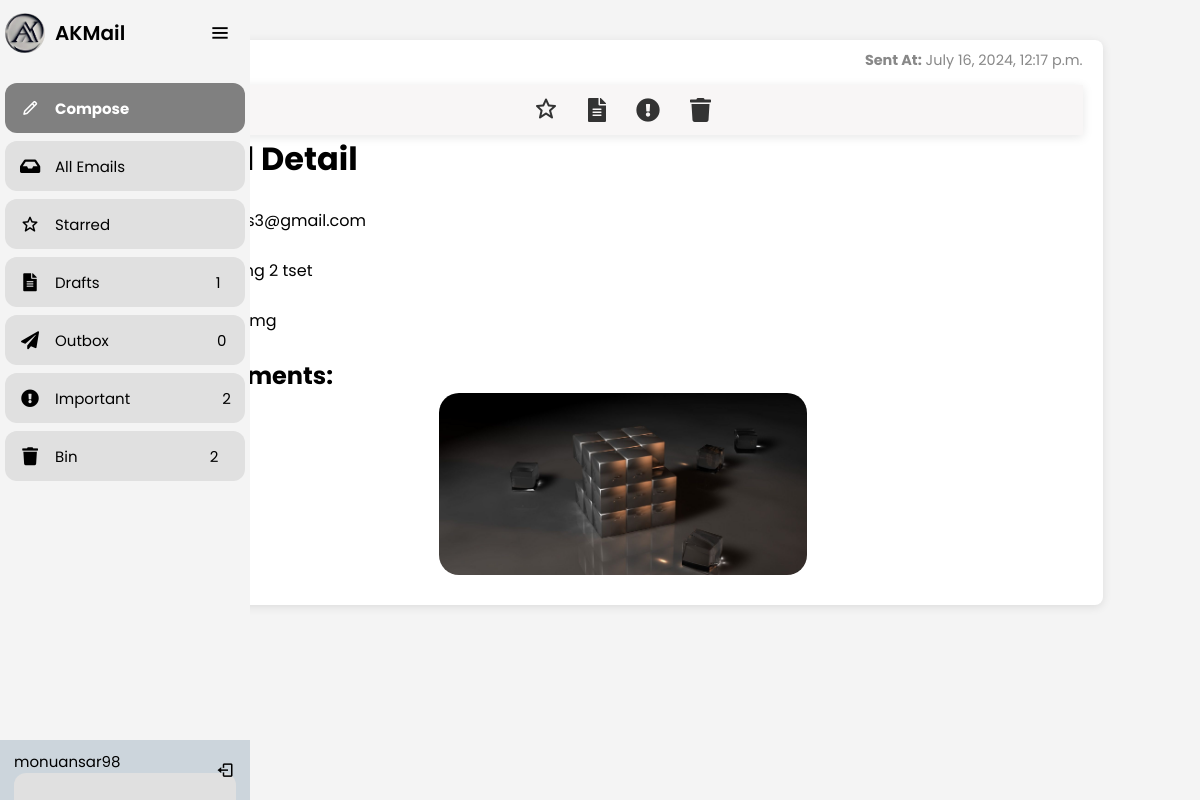
/email/41/ (signed in), run on the app's committed database.
### akmail/models.py (models this page shows, shortened)
class Email(models.Model):
    FOLDER_CHOICES = [
        ('inbox', 'Inbox'),
        ('starred', 'Starred'),
        ('drafts', 'Drafts'),
        ('outbox', 'Outbox'),
        ('important', 'Important'),
        ('bin', 'Bin'),
    ]
    user = models.ForeignKey(User, on_delete=models.CASCADE, related_name='emails')
    from_email = models.EmailField()
    receiver_email = models.EmailField()
    subject = models.CharField(max_length=255)
    message = models.TextField()
    sent_at = models.DateTimeField(auto_now_add=True)
    folder = models.CharField(max_length=10, choices=FOLDER_CHOICES, default='inbox')
    is_starred = models.BooleanField(default=False)

class Attachment(models.Model):
    email = models.ForeignKey(Email, on_delete=models.CASCADE, related_name='attachments')
    file = models.FileField(upload_to='attachments/')

### akmail/views.py (the view)
# urls.py: path('email/<int:email_id>/', views.email_detail, name='email_detail'),
@login_required(login_url='login')
def email_detail(request, email_id):
    email = get_object_or_404(Email, id=email_id)
    attachments = email.attachments.all()
    return render(request, 'email_detail.html', {'email': email, 'attachments': attachments})

### akmail/templatetags/custom_filters.py (called while the page is built)
@register.filter
def endswith(value, arg):
    return str(value).lower().endswith(arg.lower())

### akmail/templates/email_detail.html (shortened to what this page needs)
{% block content %}
{% load static %}
{% load custom_filters %}
<!DOCTYPE html>
<html>
<head>
          <link href='https://unpkg.com/boxicons@2.0.7/css/boxicons.min.css' rel='stylesheet'>
          <link rel="stylesheet" href="https://cdnjs.cloudflare.com/ajax/libs/font-awesome/5.15.3/css/all.min.css"/>
</head>
<body style="padding-left: 45px;">
    <div class="sidebar open">
        {% include 'menu.html' %}
    </div>
    <div class="content">
        <div class="email-detail">
            <p class="sent-at"><strong>Sent At:</strong> {{ email.sent_at|date:"F j, Y, g:i a" }}</p><br>
            <div class="top-icons" style="height: 50px; align-items: center;">
                <form action="{% url 'toggle_star' email.id %}" method="post" class="icon-form" style="display:inline;">
                    <button type="submit" title="Starred" style="background:none;border:none;">
                        {% if email.is_starred %}
                            <i class='bx bxs-star' id="star-icon"></i>
                        {% else %}
                            <i class='bx bx-star' id="star-icon"></i>
                        {% endif %}
                    </button>
                </form>
                <form action="{% url 'move_email' email.id %}" method="post" class="icon-form" style="display:inline;">
                    <button type="submit" title="Drafts" style="background:none;border:none;">
                        <i class="fas fa-file-alt" id="drafts-icon"></i>
                    </button>
                </form>
                <form action="{% url 'move_email' email.id %}" method="post" class="icon-form" style="display:inline;">
                    <button type="submit" title="Important" style="background:none;border:none;">
                        <i class="fas fa-exclamation-circle" id="important-icon"></i>
                    </button>
                </form>
                <form action="{% url 'move_email' email.id %}" method="post" class="icon-form" style="display:inline;">
                    <button type="submit" title="Bin" style="background:none;border:none;">
                        <i class="fas fa-trash" id="bin-icon"></i>
                    </button>
                </form>
            </div>
            <h1>Email Detail</h1><br>
            <p><strong>To:</strong> {{ email.receiver_email }}</p><br>
            <p><strong>Subject:</strong> {{ email.subject }}</p><br>
            <p><strong>Message:</strong> {{ email.message }}</p><br>
            {% if attachments %}
                <div class="attachments">
                    <h2>Attachments:</h2>
                    <ul>
                        {% for attachment in attachments %}
                            {% if attachment.file.name|lower|endswith:".jpg" or attachment.file.name|lower|endswith:".jpeg" or attachment.file.name|lower|endswith:".png" or attachment.file.name|lower|endswith:".gif" %}
                                <li style=" text-decoration: none;"><img src="{{ attachment.file.url }}" alt="{{ attachment.file.name }}" style="max-width: 40%; height: auto; border-radius: 20px;"></li>
                            {% else %}
                                <li style=" text-decoration: none;"><a href="{{ attachment.file.url }}" download>{{ attachment.file.name }}</a></li>
                            {% endif %}
                        {% endfor %}
                    </ul>
                </div>
            {% endif %}
        </div>
    </div>
</body>
</html>
{% endblock content %}

### akmail/templates/menu.html (shortened to what this page needs)
{% load static %}
<!DOCTYPE html>
<html lang="en">
<head>
    <link rel="stylesheet" href="https://cdnjs.cloudflare.com/ajax/libs/font-awesome/5.15.3/css/all.min.css"/>
    <link href='https://unpkg.com/boxicons@2.0.9/css/boxicons.min.css' rel='stylesheet'>
</head>
<body>
  <div class="logo-details">
    <img src="{% static 'images/icon.jpg' %}" alt="Logo Icon" class="logo-icon">
    <div class="logo_name">AKMail</div>
    <i class='bx bx-menu' id="btn"></i>
</div>
  <ul class="nav-list">
    <li>
      <a href="{% url 'create' %}"  style="background-color: grey;">
        <b><i class='bx bx-pencil' style="color: white;"></i></b>
        <span class="links_name" style="color: white;"><b>Compose</b></span>
      </a>
    </li>
    <li>
      <a href="{% url 'index' %}">
          <i class="fas fa-inbox" id="inbox-icon"></i>
          <span class="links_name">All Emails&nbsp;&nbsp;&nbsp;&nbsp;&nbsp;&nbsp;&nbsp;&nbsp;&nbsp;&nbsp;&nbsp;&nbsp;&nbsp;&nbsp;&nbsp;&nbsp;&nbsp;&nbsp;&nbsp;&nbsp;&nbsp;&nbsp;&nbsp;&nbsp;</span>
      </a>
  </li>
  <li>
    <a href="{% url 'starred_emails' %}">
        <i class='bx bx-star' id="star-icon"></i>
        <span class="links_name">Starred&nbsp;&nbsp;&nbsp;&nbsp;&nbsp;&nbsp;&nbsp;&nbsp;&nbsp;&nbsp;&nbsp;&nbsp;&nbsp;&nbsp;&nbsp;&nbsp;&nbsp;&nbsp;&nbsp;&nbsp;&nbsp;&nbsp;&nbsp;&nbsp;&nbsp;&nbsp;&nbsp;</span>
    </a>
</li>
  <li>
      <a href="{% url 'drafts_emails' %}">
          <i class="fas fa-file-alt" id="drafts-icon"></i>
          <span class="links_name">Drafts &nbsp;&nbsp;&nbsp;&nbsp;&nbsp;&nbsp;&nbsp;&nbsp;&nbsp;&nbsp;&nbsp;&nbsp;&nbsp;&nbsp;&nbsp;&nbsp;&nbsp;&nbsp;&nbsp;&nbsp;&nbsp;&nbsp;&nbsp;&nbsp;&nbsp;&nbsp;&nbsp;&nbsp;</span>
          {% if drafts_count %}
          <span class="links_name" style="float: right; margin-right: 10px;"> {{ drafts_count }}</span>
          {% endif %}
      </a>
  </li>
  <li>
    <a href="{% url 'outbox_emails' %}">
        <i class="fas fa-paper-plane" id="outbox-icon"></i>
        <span class="links_name">Outbox &nbsp;&nbsp;&nbsp;&nbsp;&nbsp;&nbsp;&nbsp;&nbsp;&nbsp;&nbsp;&nbsp;&nbsp;&nbsp;&nbsp;&nbsp;&nbsp;&nbsp;&nbsp;&nbsp;&nbsp;&nbsp;&nbsp;&nbsp;&nbsp;&nbsp;&nbsp;{{ outbox_count }}</span>
    </a>
</li>
<li>
  <a href="{% url 'important_emails' %}">
      <i class="fas fa-exclamation-circle" id="important-icon"></i>
      <span class="links_name">Important &nbsp;&nbsp;&nbsp;&nbsp;&nbsp;&nbsp;&nbsp;&nbsp;&nbsp;&nbsp;&nbsp;&nbsp;&nbsp;&nbsp;&nbsp;&nbsp;&nbsp;&nbsp;&nbsp;&nbsp;&nbsp;&nbsp;{{ important_count }}</span>
  </a>
</li>
<li>
    <a href="{% url 'bin_emails' %}">
        <i class="fas fa-trash" id="bin-icon"></i>
        <span class="links_name">Bin &nbsp;&nbsp;&nbsp;&nbsp;&nbsp;&nbsp;&nbsp;&nbsp;&nbsp;&nbsp;&nbsp;&nbsp;&nbsp;&nbsp;&nbsp;&nbsp;&nbsp;&nbsp;&nbsp;&nbsp;&nbsp;&nbsp;&nbsp;&nbsp;&nbsp;&nbsp;&nbsp;&nbsp;&nbsp;&nbsp;&nbsp;&nbsp;{{ bin_count }}</span>
    </a>
</li>
  {% if user.is_authenticated %}
  <li class="profile">
      <div class="profile-details">
        <div class="name_job">
         <div class="name">{{ user.username }}</div>
       </div>
      </div>
      <abbr title="Logout"><a href="{% url 'logout' %}"><i class='bx bx-log-out' id="log_out" style="color: black;"></i></a></abbr>
  </li>
  {% endif %}
  </ul>
</body>
</html>

### akmail/templates/email_detail.html (style rules this page uses)
body { padding-left: 45px; font-family: Arial, sans-serif; background-color: #f4f4f4; }
.top-icons { display: flex; justify-content: center; padding: 20px 0; background-color: #f8f6f6; box-shadow: 0 2px 10px rgba(0, 0, 0, 0.1); }
.icon-form { display: inline-block; margin: 0 15px; }
.icon-form button { background: none; border: none; color: #333; font-size: 1.5em; cursor: pointer; transition: color 0.3s ease; }
.content { max-width: 1000px; margin: 20px auto; padding: 20px; padding: 20px; transition: margin-left 0.5s; }
.email-detail { animation: fadeIn 1s ease-in-out; background-color: #fff; padding: 20px; border-radius: 8px; box-shadow: 0 2px 10px rgba(0, 0, 0, 0.1); position: relative; }
.sent-at { position: absolute; top: 10px; right: 20px; font-size: 0.9em; color: #888; }
.attachments ul { list-style: none; padding-left: 0; }
.attachments li { margin-bottom: 10px; display: flex; justify-content: center; }

### akmail/templates/menu.html (style rules this page uses)
* { margin: 0; padding: 0; box-sizing: border-box; font-family: "Poppins", sans-serif; }
.sidebar { position: fixed; left: 0; top: 0; height: 100%; width: 60px; background: #f4f4f4; padding: 3px 5px; z-index: 99; transition: all 0.5s ease; }
.sidebar.open { width: 250px; }
.sidebar .logo-details { height: 60px; display: flex; align-items: center; position: relative; }
.sidebar .logo-details .logo-icon { border-radius: 50px; height: 40px; margin-right: 10px; opacity: 0; transition: all 0.5s ease; }
.sidebar .logo-details .logo_name { color: #000; font-size: 20px; font-weight: 600; opacity: 0; transition: all 0.5s ease; }
.sidebar.open .logo-details .logo-icon, .sidebar.open .logo-details .logo_name { opacity: 1; }
.sidebar .logo-details #btn { position: absolute; top: 50%; right: 0; transform: translateY(-50%); font-size: 22px; transition: all 0.4s ease; font-size: 23px; text-align: center; cursor: pointer; transition: all 0.5s ease; }
.sidebar.open .logo-details #btn { text-align: center; }
.sidebar i { color: #000; height: 60px; min-width: 50px; font-size: 28px; text-align: center; line-height: 60px; }
.sidebar .nav-list { margin-top: 20px; height: 100%; }
.sidebar li { position: relative; margin: 8px 0; list-style: none; }
.sidebar li a { display: flex; height: 100%; width: 100%; border-radius: 12px; align-items: center; text-decoration: none; transition: all 0.4s ease; background: #E0E0E0; }
.sidebar li a .links_name { color: #000; font-size: 15px; font-weight: 400; white-space: nowrap; opacity: 0; pointer-events: none; transition: 0.4s; }
.sidebar.open li a .links_name { opacity: 1; pointer-events: auto; }
.sidebar li i { height: 50px; line-height: 50px; font-size: 18px; border-radius: 12px; }
.sidebar li.profile { position: fixed; height: 60px; width: 60px; left: 0; bottom: -8px; padding: 10px 14px; background: #ccd5dc; transition: all 0.5s ease; overflow: hidden; }
.sidebar.open li.profile { width: 250px; }
.sidebar li .profile-details { display: flex; align-items: center; flex-wrap: nowrap; }
.sidebar li.profile .name, .sidebar li.profile .job { font-size: 15px; font-weight: 400; color: #000; white-space: nowrap; }
.sidebar .profile #log_out { position: absolute; top: 50%; right: 0; transform: translateY(-50%); background: #ccd5dc; width: 100%; height: 60px; line-height: 60px; border-radius: 0px; transition: all 0.5s ease; }
.sidebar.open .profile #log_out { width: 50px; background: none; }

### data on the page
Email: sent_at "July 16, 2024, 12:17 p.m.", receiver_email "aknotes3@gmail.com", subject "img 2 tset", message "img"
Attachment: file (picture)

### other printed values
{{ drafts_count }} "1"
{{ outbox_count }} "0"
{{ important_count }} "2"
{{ bin_count }} "2"
{{ user.username }} "monuansar98"
